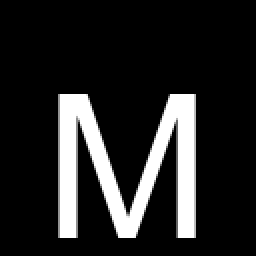
#> input picture capital_alphabet_dataset/M/M_14.png, 128 x 128 px, found by its file name (shown 2 times larger); its folder holds only this picture in this run
$ python train_zernike_model.py
#> lines starting #> are read from the running program, lines starting #| are printed output that depends on the picture; after the words box and inside, x2 and y2 are one past the last pixel; in counts of white or black regions, pixels touching at a corner belong together
import os
import cv2
import numpy as np
from tqdm import tqdm
from sklearn.svm import SVC
from sklearn.model_selection import train_test_split
from sklearn.preprocessing import LabelEncoder
from sklearn.metrics import classification_report
from joblib import dump
from pyfeats import zernikes_moments

# Paths
dataset_path = "C:/Users/91741/Downloads/pyfeats/capital_alphabet_dataset"

# Zernike parameter
zernike_radius = 64  # Image must be square, so 128x128 image gives radius 64

# Data storage
features = []
labels = []

# Load and process dataset
print("[INFO] Loading dataset and extracting Zernike features...")
for label in sorted(os.listdir(dataset_path)):
    folder_path = os.path.join(dataset_path, label)
    if not os.path.isdir(folder_path):
        continue
    for filename in tqdm(os.listdir(folder_path), desc=f"Processing {label}"):
        image_path = os.path.join(folder_path, filename)
        img = cv2.imread(image_path, cv2.IMREAD_GRAYSCALE)
#> img is the input picture: shape (128, 128); min 0, max 255, mean 37.2
        if img is None:
            continue
        img = cv2.resize(img, (128, 128))
        _, binary = cv2.threshold(img, 0, 255, cv2.THRESH_BINARY_INV + cv2.THRESH_OTSU)
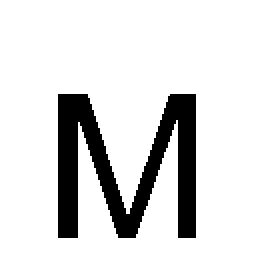
#> binary: shape (128, 128) (shown 2 times larger); 85.1% white; 1 black region, box (x1, y1, x2, y2) and area: (29, 47, 98, 119) 2447

        # Extract Zernike moments (remove 'degree' param)
#> (the run stopped early here; a loop or call above may not have finished)
